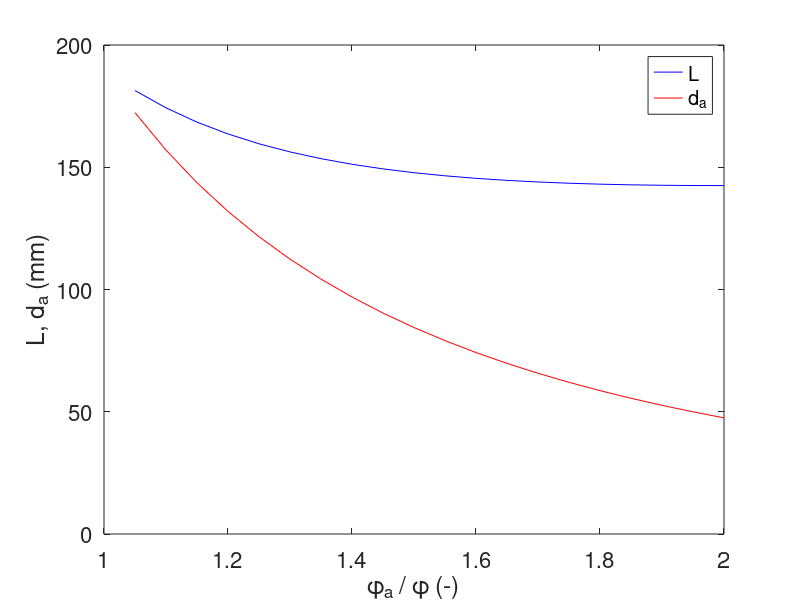
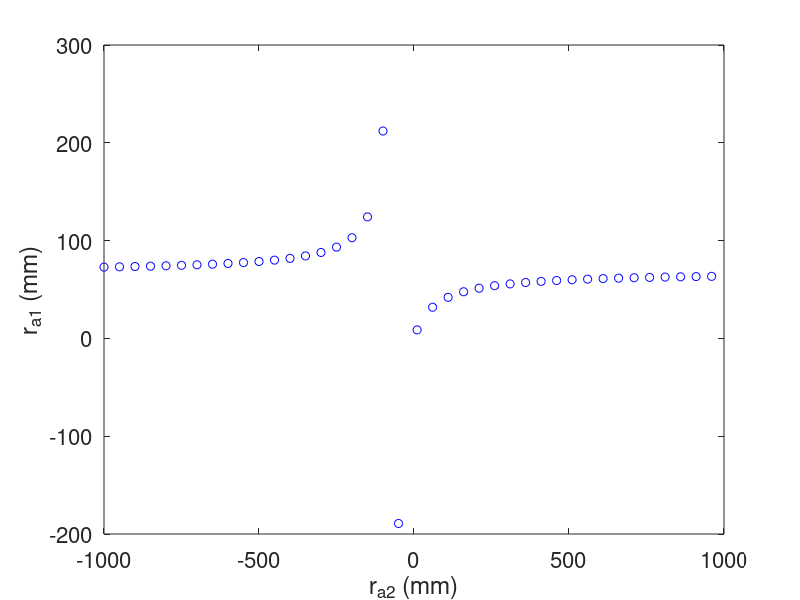
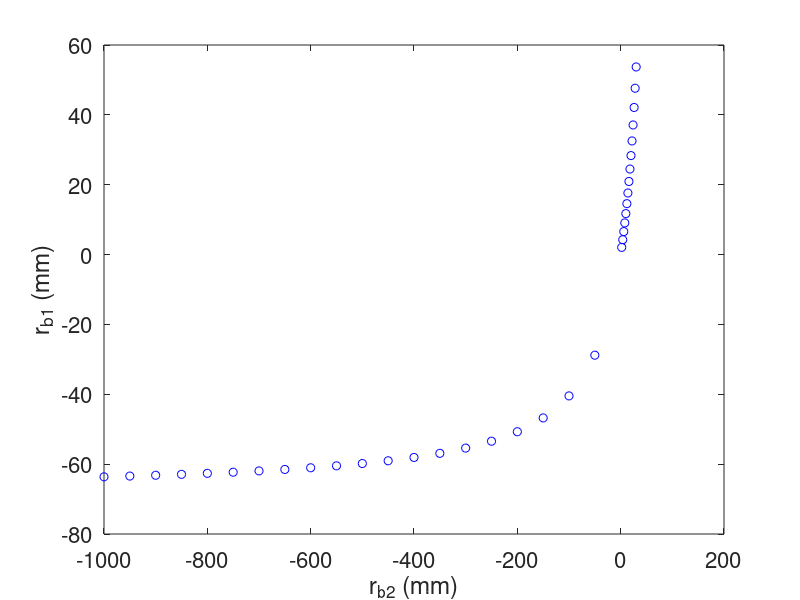

Reproduce these figures in MATLAB, in order. (Note: this script raises an error after producing the figures.)
clear all;
close all;

%% ------------- 光学系仕様  ------------- %%
theta = deg2rad((0:10:10));     % 画角(半角) (rad.)
EPD = 50;                     % 入射瞳直径 (mm)
f = EPD*3.8;                  % 全系焦点距離 (mm)


%% ------------- パワー配置検討  ------------- %%
phi = 1/f;
phi_a = (1.05:0.05:2)*phi;
phi_b = - phi_a;
d_a = phi./phi_a.^2;
L = d_a.*(1 - phi_a./phi) + 1/phi;

figure; plot(phi_a/phi,L,'b-', phi_a/phi,d_a,'r-');
xlabel('\phi_a / \phi (-)');
ylabel('L, d_a (mm)');
legend('L','d_a');
set(gca,'FontSize',16 );

phi_a = 1.4*phi;
phi_b = - phi_a;
d_a = phi/(phi_a^2);
d_b = 1/phi*(1-phi_a*d_a);

 
%% ------------- 面形状検討  ------------- %%
n_NBK7 = 1.5007;
lens1.n = [n_NBK7 1 n_NBK7 1];
lens1.b = [0 0 0 0];           
lens1.d = [0 d_a 0 d_b];
lens2.n_0 = 1;
lens2.s_1 = -50000;
lens2.t_1 = -0.00001;
conf.isFigLens = 'n';
conf.isFigAber = 'n';
conf.isRaytrace = 'n';

r_a2 = [(-1000:50:-50) (10:50:1000)];
r_b2 = [(-1000:50:-50) (2:2:30)];
r_a1 = (phi_a/(lens1.n(1)-1) + 1./r_a2).^-1;
r_b1 = (phi_b/(lens1.n(3)-1) + 1./r_b2).^-1;

figure; plot(r_a2, r_a1, 'bo');
xlabel('r_{a2} (mm)');
ylabel('r_{a1} (mm)');
set(gca,'FontSize',16 );

figure; plot(r_b2, r_b1, 'bo');
xlabel('r_{b2} (mm)');
ylabel('r_{b1} (mm)');
set(gca,'FontSize',16 );

N_a = size(r_a2,2);
N_b = size(r_b2,2);
DR1 = zeros(N_a,N_b);
DR2 = zeros(N_a,N_b);
for i_a=1:1:N_a
  disp([num2str(i_a) ' / ' num2str(N_a)]);
  for i_b=1:1:N_b
    lens1.r = [r_a1(i_a) r_a2(i_a) r_b1(i_b) r_b2(i_b)];                       
    [aberdata, abercoef, gaussdata] = abercalc (lens1, lens2, theta, EPD, conf);
    DX_1 = aberdata.DX(5:end,:,1);
    DY_1 = aberdata.DY(5:end,:,1);
    DX_2 = aberdata.DX(5:end,:,end);
    DY_2 = aberdata.DY(5:end,:,end);
    
    [N_X, N_Y] = size(DX_1(:,:,1));
    DX_1_mu = mean(mean(DX_1));
    DX_2_mu = mean(mean(DX_2));
    DY_1_mu = mean(mean(DY_1));
    DY_2_mu = mean(mean(DY_2));
    
    DX_1_sigma = sqrt(mean(mean((DX_1 - DX_1_mu).^2)));
    DX_2_sigma = sqrt(mean(mean((DX_2 - DX_2_mu).^2)));
    DY_1_sigma = sqrt(mean(mean((DY_1 - DY_1_mu).^2)));
    DY_2_sigma = sqrt(mean(mean((DY_2 - DY_2_mu).^2)));
    
    DR1(i_a,i_b) = sqrt(DX_1_sigma^2 + DY_1_sigma^2);
    DR2(i_a,i_b) = sqrt(DX_2_sigma^2 + DY_2_sigma^2);
    
  end
end


[val1, i_a_min1] = min(min(DR1,[],2),[],1);
[val2, i_b_min1] = min(DR1(i_a_min1,:),[],2);
[val3, i_a_min2] = min(min(DR2,[],2),[],1);
[val4, i_b_min2] = min(DR2(i_a_min2,:),[],2);
disp(['r_a1 ' 'r_a2 ' 'r_b1 ' 'r_b2']);
disp([r_a1(i_a_min1) r_a2(i_a_min1) r_b1(i_b_min1) r_b2(i_b_min1)]);
disp([r_a1(i_a_min2) r_a2(i_a_min2) r_b1(i_b_min2) r_b2(i_b_min2)]);
val1
val3

##r = [100 300];                % 曲率半径 (mm)
##b = [0 0];                    % 非球面係数
##d = [80 100];                 % 面間隔 (mm)
##n = [1.44 1];                 % 屈折率
##
##s_1 = -5000;                  % 第一面から物体面までの距離 (mm)
##t_1 = 50;               % 第一面から入射瞳までの距離 (mm)
##n_0 = 1;                      % 第一面から物体面における媒質の屈折率
##
##isFigLens = 'y';
##isFigAber = 'y';
##isRaytrace = 'y';
##
##
##%% ------------- データをバンドル ------------- %%
##lens1.r = r;                       
##lens1.b = b;           
##lens1.d = d;
##lens1.n = n;
##lens2.n_0 = n_0;
##lens2.s_1 = s_1;
##lens2.t_1 = t_1;
##conf.isFigLens = isFigLens;
##conf.isFigAber = isFigAber;
##conf.isRaytrace = isRaytrace;
##
##[aberdata, abercoef, gaussdata] = abercalc (lens1, lens2, phi, EPD, conf);